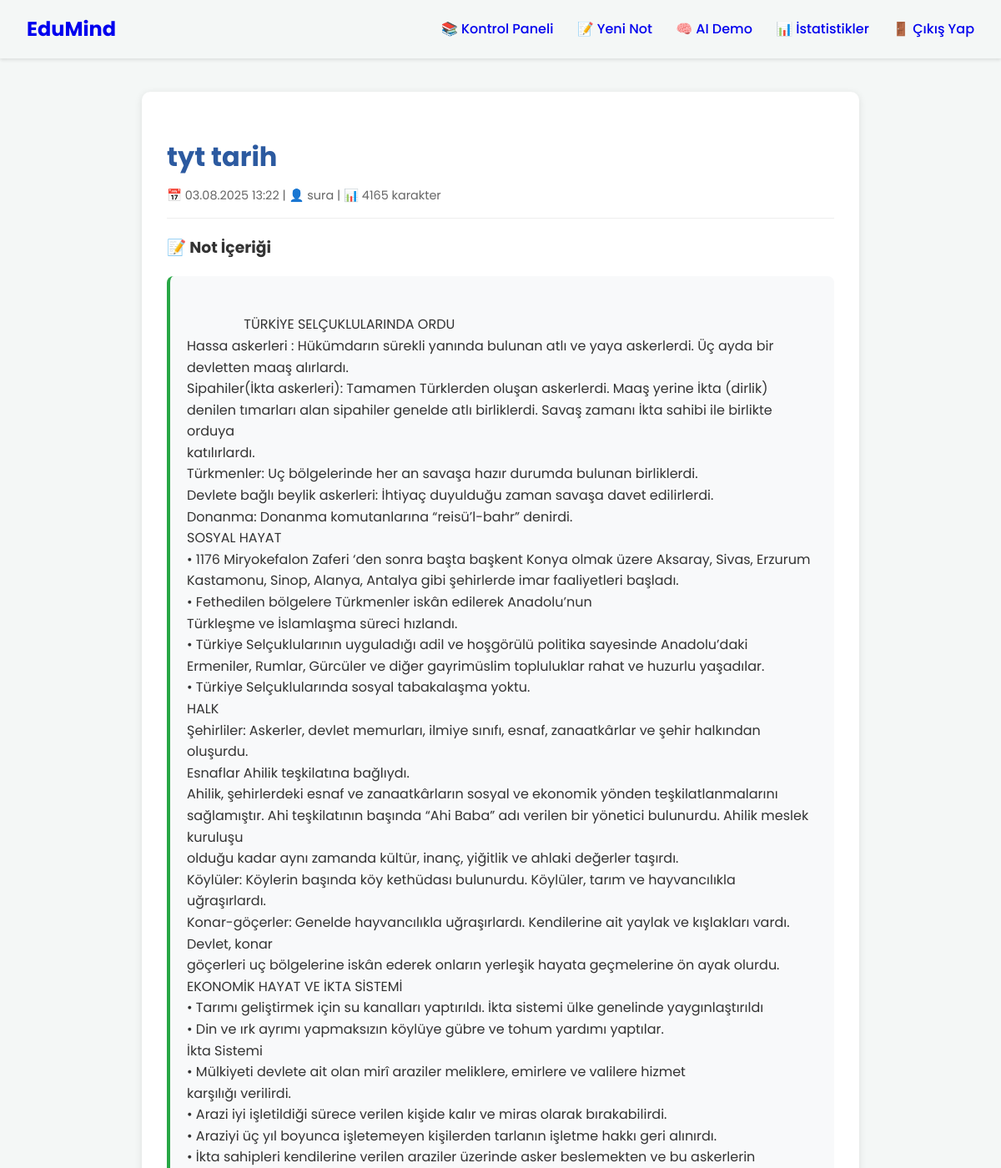
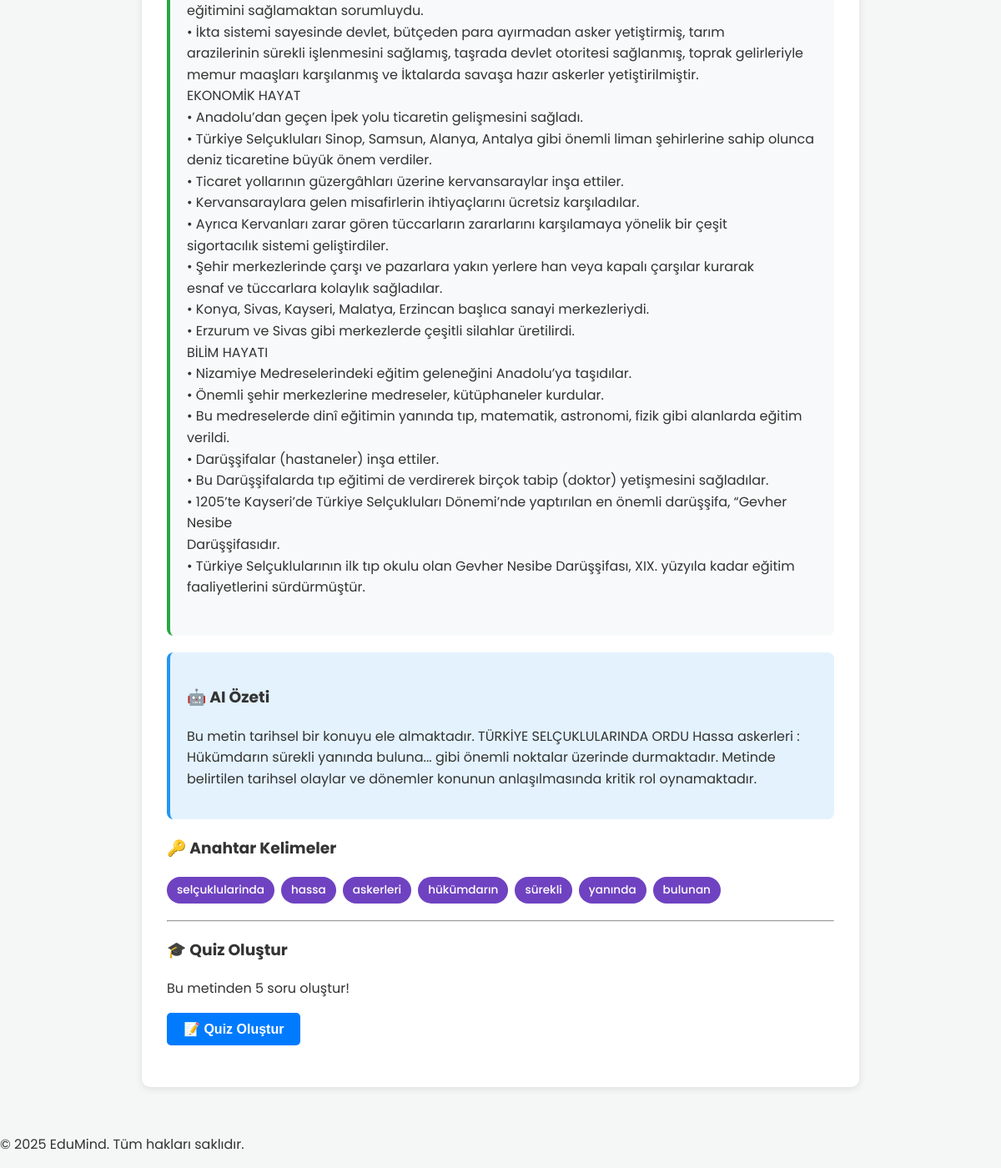
The app's page /note/7 (signed in) with its own data (2 pictures, top to bottom).
### app/models.py (models this page shows, shortened)
class Note(db.Model):
    id = db.Column(db.Integer, primary_key=True)
    title = db.Column(db.String(100), nullable=False)
    content = db.Column(db.Text, nullable=False)
    summary = db.Column(db.Text, nullable=True) # AI tarafından oluşturulan özet
    keywords = db.Column(db.String(200), nullable=True) # AI tarafından çıkarılan anahtar kelimeler
    date_posted = db.Column(db.DateTime, nullable=False, default=datetime.utcnow)
    user_id = db.Column(db.Integer, db.ForeignKey('user.id'), nullable=False)

class User(UserMixin, db.Model):
    id = db.Column(db.Integer, primary_key=True)
    username = db.Column(db.String(80), unique=True, nullable=False)
    email = db.Column(db.String(120), unique=True, nullable=False)
    password_hash = db.Column(db.String(256))
    age_group = db.Column(db.String(10), nullable=False) # 'child' veya 'teen'
    notes = db.relationship('Note', backref='author', lazy=True)

### app/routes.py (the view)
@main_bp.route("/note/<int:note_id>")
@login_required
def view_note(note_id):
    note = Note.query.get_or_404(note_id)
    if note.author != current_user:
        abort(403)
    return render_template('view_note.html', title=note.title, note=note)

### app/__init__.py (called while the page is built)
def create_app():
    app = Flask(__name__)
    app.config.from_object(Config)
    try:
        os.makedirs(app.instance_path)
    except OSError:
        pass
    db.init_app(app)
    login_manager.init_app(app)
    from app.routes import main_bp
    app.register_blueprint(main_bp)
    from app.models import User
    @login_manager.user_loader
    def load_user(user_id):
        return User.query.get(int(user_id))
    with app.app_context():
        db.create_all() # Veritabanı tablolarını oluştur
    return app

### app/templates/view_note.html (shortened to what this page needs)
{% extends "base.html" %}
{% block content %}
<div class="container">
    <div class="note-container">
        <div class="note-header">
            <h1>{{ note.title }}</h1>
            <div class="note-meta">
                📅 {{ note.date_posted.strftime('%d.%m.%Y %H:%M') }} |
                👤 {{ note.author.username }} |
                📊 {{ note.content|length }} karakter
            </div>
        </div>
        <div class="note-content">
            <h3>📝 Not İçeriği</h3>
            <div class="content-text">
                {{ note.content }}
            </div>
        </div>
        {% if note.summary %}
        <div class="ai-summary">
            <h3>🤖 AI Özeti</h3>
            <p>{{ note.summary }}</p>
        </div>
        {% endif %}
        {% if note.keywords %}
        <div class="ai-keywords">
            <h3>🔑 Anahtar Kelimeler</h3>
            <div class="keywords">
                {% for keyword in note.keywords.split(',') %}
                <span class="keyword">{{ keyword.strip() }}</span>
                {% endfor %}
            </div>
        </div>
        {% endif %}
        <hr>
        <h3>🎓 Quiz Oluştur</h3>
        <p>Bu metinden 5 soru oluştur!</p>
        <button id="quiz-btn" onclick="createQuiz('{{ note.id }}')" style="background: #007bff; color: white; padding: 10px 20px; border: none; border-radius: 5px; cursor: pointer;">
            📝 Quiz Oluştur
        </button>
    </div>
</div>
{% endblock %}

### app/static/css/main.css (style rules this page uses)
:root { --font-family: 'Poppins', sans-serif; }
body { font-family: var(--font-family); margin: 0; color: #333; background-color: #f4f7f6; line-height: 1.6; }
.container { max-width: 960px; margin: 2rem auto; padding: 0 1.5rem; }

### app/templates/view_note.html (style rules this page uses)
.container { max-width: 900px; margin: 0 auto; padding: 20px; }
.note-container { background: white; padding: 30px; border-radius: 10px; box-shadow: 0 2px 10px rgba(0,0,0,0.1); }
.note-header h1 { color: #2c5aa0; margin-bottom: 10px; }
.note-meta { color: #666; font-size: 0.9rem; border-bottom: 1px solid #eee; padding-bottom: 15px; margin-bottom: 20px; }
.note-content { margin: 20px 0; }
.content-text { background: #f8f9fa; padding: 20px; border-radius: 8px; border-left: 4px solid #28a745; line-height: 1.6; white-space: pre-wrap; }
.ai-summary { background: #e3f2fd; padding: 20px; border-radius: 8px; margin: 20px 0; border-left: 4px solid #2196f3; }
.ai-keywords { margin: 20px 0; }
.keywords { display: flex; flex-wrap: wrap; gap: 8px; }
.keyword { background: #6f42c1; color: white; padding: 5px 12px; border-radius: 20px; font-size: 0.85rem; font-weight: 500; }
#quiz-btn { font-size: 16px; font-weight: bold; transition: all 0.3s ease; }

### records on screen
Note: title "tyt tarih", date_posted "03.08.2025 13:22", content "TÜRKİYE SELÇUKLULARINDA ORDU Hassa askerleri : Hükümdarın sürekli yanında bulunan atlı ve yaya askerlerdi. Üç ayda bir devletten maaş alırlardı. Sipahiler(İkta askerleri): Tamamen Türklerden oluşan askerlerdi. Maaş yerine İkta (dirlik) denilen tımarları alan sipahiler genelde atlı birliklerdi. Savaş zamanı İkta sahibi ile birlikte orduya katılırlardı. Türkmenler: Uç bölgelerinde her an savaşa hazır durumda bulunan birliklerdi. Devlete bağlı beylik askerleri: İhtiyaç duyulduğu zaman savaşa davet edilirlerdi. Donanma: Donanma komutanlarına “reisü’l-bahr” denirdi. SOSYAL HAYAT • 1176 Miryokefalon Zaferi ‘den sonra başta başkent Konya olmak üzere Aksaray, Sivas, Erzurum Kastamonu, Sinop,…", summary "Bu metin tarihsel bir konuyu ele almaktadır. TÜRKİYE SELÇUKLULARINDA ORDU Hassa askerleri : Hükümdarın sürekli yanında buluna... gibi önemli noktalar üzerinde durmaktadır. Metinde belirtilen tarihsel olaylar ve dönemler konunun anlaşılmasında kritik rol oynamaktadır."
User: author.username "sura"

### other values on screen
{{ note.content|length }} "4165"
{{ keyword.strip() }} "selçuklularinda" "hassa" "askerleri" "hükümdarın" "sürekli" "yanında" "bulunan"
